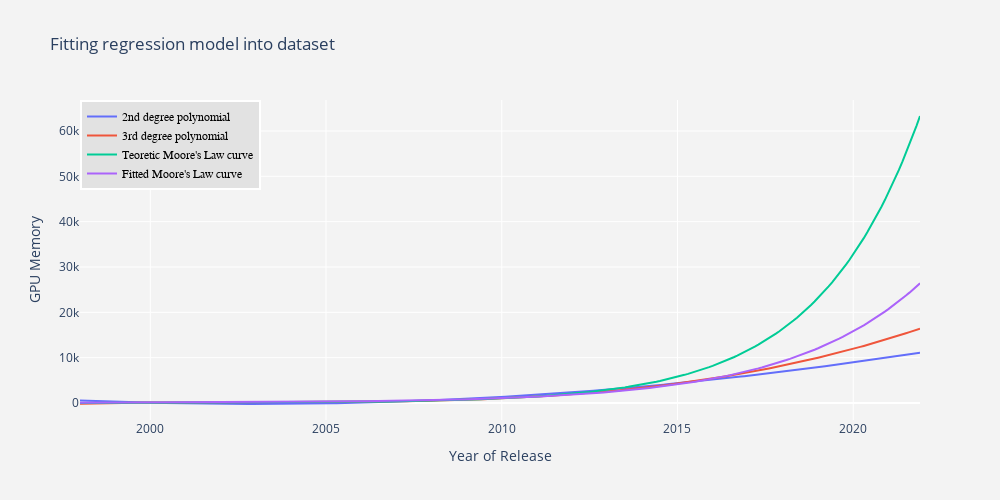

Notebook code cell kept with this figure:
### Code cell
X_grid = np.arange(min(year_arr), max(year_arr) + 5, 0.1)
X_grid = X_grid.reshape((len(X_grid), 1))

y_pred_lin_reg_2 = lin_reg_2.predict(poly_reg_2.fit_transform(X_grid))
y_pred_lin_reg_3 = lin_reg_3.predict(poly_reg_3.fit_transform(X_grid))

X_grid = X_grid.flatten()

y_pred_moore_law_teoretic = calculateMooresValue(X_grid, int(year_min))
y_pred_moore_law_fitted = exponentialCurve(X_grid, *popt)

trace1 = go.Scatter(
    x = X_grid,
    y = y_pred_lin_reg_2,
    mode = 'lines',
    name = '2nd degree polynomial'
)
trace2 = go.Scatter(
    x = X_grid,
    y = y_pred_lin_reg_3,
    mode = 'lines',
    name = '3rd degree polynomial'
)
trace3 = go.Scatter(
    x = X_grid,
    y = y_pred_moore_law_teoretic,
    mode = 'lines',
    name = "Teoretic Moore's Law curve"
)
trace4 = go.Scatter(
    x = X_grid,
    y = y_pred_moore_law_fitted,
    mode = 'lines',
    name = "Fitted Moore's Law curve"
)

data = [trace1, trace2, trace3, trace4]

layout = go.Layout(
    title = 'Fitting regression model into dataset',
    width=1000,
    height=500,
    paper_bgcolor='rgb(243, 243, 243)',
    plot_bgcolor='rgb(243, 243, 243)',
    yaxis = dict(title= 'GPU Memory'),
    xaxis = dict(title= 'Year of Release'),
    legend=dict(
        x=0,
        y=1,
        traceorder='normal',
        font=dict(
            family='sans-serif',
            size=12,
            color='#000'
        ),
        bgcolor='#E2E2E2',
        bordercolor='#FFFFFF',
        borderwidth=2
    )
)
fig = go.Figure(data=data, layout=layout)

py.iplot(fig)

### Figure 1 — Plotly figure (JSON) as saved in the notebook; plotly's stock layout.template omitted (floating-point values rounded to 4 significant figures; data arrays with more than 128 entries replaced by an {"elided": "..."} marker saying what was removed)
{"data": [{"mode": "lines", "name": "2nd degree polynomial", "type": "scatter", "x": {"elided": "240 float values"}, "y": {"elided": "240 float values"}}, {"mode": "lines", "name": "3rd degree polynomial", "type": "scatter", "x": {"elided": "240 float values"}, "y": {"elided": "240 float values"}}, {"mode": "lines", "name": "Teoretic Moore's Law curve", "type": "scatter", "x": {"elided": "240 float values"}, "y": {"elided": "240 float values"}}, {"mode": "lines", "name": "Fitted Moore's Law curve", "type": "scatter", "x": {"elided": "240 float values"}, "y": {"elided": "240 float values"}}], "layout": {"height": 500, "legend": {"bgcolor": "#E2E2E2", "bordercolor": "#FFFFFF", "borderwidth": 2, "font": {"color": "#000", "family": "sans-serif", "size": 12}, "traceorder": "normal", "x": 0, "y": 1}, "paper_bgcolor": "rgb(243, 243, 243)", "plot_bgcolor": "rgb(243, 243, 243)", "title": {"text": "Fitting regression model into dataset"}, "width": 1000, "xaxis": {"title": {"text": "Year of Release"}}, "yaxis": {"title": {"text": "GPU Memory"}}}}
